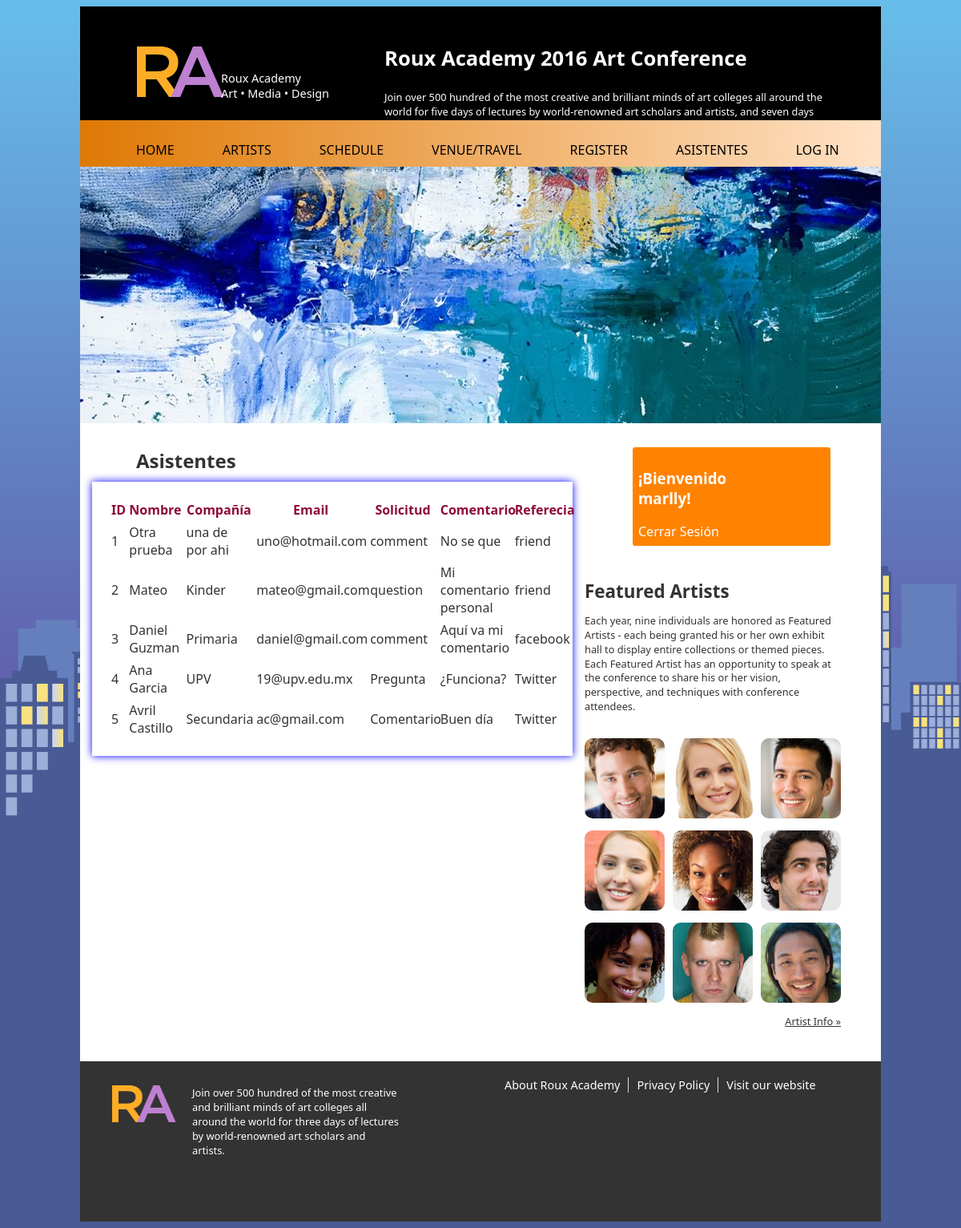
/asistentes.php (signed in), run on the app's committed database.
### tables this page shows
CREATE TABLE `asistentes` (
  `ID_Asistente` int(3) NOT NULL,
  `nombre` varchar(50) DEFAULT NULL,
  `company` varchar(30) DEFAULT NULL,
  `email` varchar(30) DEFAULT NULL,
  `tipo` varchar(30) DEFAULT NULL,
  `comentario` varchar(400) DEFAULT NULL,
  `referencia` varchar(20) DEFAULT NULL
);

### asistentes.php (the view, shortened to what this page needs)
<?php
  require ('conexion.php');
  $conexion=conectar($servidor, $usuario, $contraseña, $bd);
?>
<!DOCTYPE html>
<html lang="en">
<head>
<link rel="stylesheet" href="/roux_academy/roux_academy/css/style.css">
<link rel="stylesheet" type="text/css" href="/roux_academy/roux_academy/css/estiloAsistente.css">
</head>
<body id="page_home">
<div class="wrapper">
  <header>
    <div class="branding"> <img src="/roux_academy/roux_academy/images/ralogo_monogram.png" alt="Logo">
      <p>Roux Academy<br>
        Art • Media • Design</p>
    </div>
    <div class="description">
      <h1>Roux Academy 2016 Art Conference</h1>
      <p>Join over 500 hundred of the most creative and brilliant minds of art colleges all around the world for five days of lectures by world-renowned art scholars and artists, and seven days and nights of gallery exhibits featuring the best in contemporary art, including painting, sculpture, and more, in the beautiful halls of Hotel Contempo in the heart of Seattle.</p>
    </div>
    <nav>
      <ol>
        <li><a href="/roux_academy/roux_academy/index.php">HOME</a></li>
        <li><a href="/roux_academy/roux_academy/artists.php">ARTISTS</a></li>
        <li><a href="/roux_academy/roux_academy/schedule.php">SCHEDULE</a></li>
        <li><a href="/roux_academy/roux_academy/venue.php">VENUE/TRAVEL</a></li>
        <li><a href="/roux_academy/roux_academy/register.php">REGISTER</a></li>
        <li><a href="/roux_academy/roux_academy/asistentes.php">ASISTENTES</a></li>
        <li><a href="/roux_academy/roux_academy/login.php">LOG IN</a></li>
      </ol>
    </nav>
  </header>
  <div id="rotator"> <img src="images/art01.jpg" alt="Artwork from show"> </div>
  <section id="main">
    <article>
      <h2>Asistentes</h2>
      <table id="tablaAsistentes" name="tablaAsistentes">
          <thead>
            <th>ID</th>
            <th>Nombre</th>
            <th>Compañía</th>
            <th>Email</th>
            <th>Solicitud</th>
            <th>Comentario</th>
            <th>Referecia</th>
          </thead>
      <?php
        $consulta="SELECT * FROM `asistentes` ";
        $registros=mysqli_query($conexion,$consulta);
        if ($registros->num_rows>0) {
          while ($fila = $registros->fetch_assoc()) {
            ?>
            <tr>
              <td><?php echo $fila["ID_Asistente"] ?></td>
              <td><?php echo $fila["nombre"] ?></td>
              <td><?php echo $fila["company"] ?></td>
              <td><?php echo $fila["email"] ?></td>
              <td><?php echo $fila["tipo"] ?></td>
              <td><?php echo $fila["comentario"] ?></td>
              <td><?php echo $fila["referencia"] ?></td>
            </tr>
            <?php
          }
        }
        else{
          echo "Error al hacer la consulta";
        }
      ?>
      </table>
    </article>
  </section>
  <aside id="sidebar">
    <section class="identificador" display="flex">
      <div>
        <h1>    ¡Bienvenido <?php echo $_SESSION['usuario']?>!</h1>
        <a id="cerrar" href="cerrarSesion.php">Cerrar Sesión</a>
      </div>
    </section>
    <article id="artistlist">
      <br>
      <h2>Featured Artists</h2>
      <p>Each year, nine individuals are honored as Featured Artists - each being granted his or her own exhibit hall to display entire collections or themed pieces. Each Featured Artist has an opportunity to speak at the conference to share his or her vision, perspective, and techniques with conference attendees.</p>
      <div class="pixgrid">
        <ul>
          <li><img src="images/artists/Barot_Bellingham_tn.jpg" alt="Barot Bellingham"></li>
          <li><img src="images/artists/Constance_Smith_tn.jpg" alt="Constance Smith"></li>
          <li><img src="images/artists/Hassum_Harrod_tn.jpg" alt="Hassum Harrod"></li>
          <li><img src="images/artists/Hillary_Goldwynn_tn.jpg" alt="Hillary Goldwynn"></li>
          <li><img src="images/artists/Jennifer_Jerome_tn.jpg" alt="Jennifer Jerome"></li>
          <li><img src="images/artists/Jonathan_Ferrar_tn.jpg" alt="Jonathan Ferrar"></li>
          <li><img src="images/artists/LaVonne_LaRue_tn.jpg" alt="LaVonne LaRue"></li>
          <li><img src="images/artists/Riley_Rewington_tn.jpg" alt="Riley Rewington"></li>
          <li><img src="images/artists/Xhou_Ta_tn.jpg" alt="Xhou Ta"></li>
        </ul>
        <p><a class="link" href="artists.php">Artist Info</a></p>
      </div>
    </article>
  </aside>
<?php
  require("layouts/footer.php");
?>

### css/style.css (style rules this page uses)
article, aside, figure, footer, header, hgroup, nav, section { display: block; }
img { max-width: 100%; }
html { overflow-y: scroll; }
ul { list-style: none; }
a { margin: 0; padding: 0; font-size: 100%; vertical-align: baseline; background: transparent; }
body { font-family: Segoe, "Segoe UI", "DejaVu Sans", "Trebuchet MS", Verdana, sans-serif; }
body, select, input, textarea { color: #333; }
a { color: #03f; }
a:link { -webkit-tap-highlight-color: #fcd700; }
body { background: #495B95 url(../images/background_buildings.png) repeat-x; }
header { height: 200px; background: #000; color: #FFF; position: relative; }
.wrapper { width: 1000px; background: #FFF; margin-right: auto; margin-left: auto; margin-bottom: 0; }
header .branding { position: relative; top: 50px; left: 71px; width: 240px; }
header .branding p { font-size: .9em; position: absolute; top: 25%; right: 0; }
header .description { width: 550px; position: absolute; top: 30px; left: 380px; font-size: .8em; }
header .description h1 { font-size: 2em; padding-bottom: 5px; }
header nav { position: absolute; bottom: 0px; width: 100%; background-image: -moz-linear-gradient(82% 0% -90deg, rgb(255,226,198) 0%, rgb(223,121,4) 100%); background-image: -webkit-gradient(linear, 82% 0%, 82% 100%, color-stop(0, rgb(255,226,198)), color-stop(1, rgb(223,121,4))); background-image: -webkit-linear-gradient(-90deg, rgb(255,226,198) 0%, rgb(223,121,4) 100%); background-image: -o-linear-gradient(-90deg, rgb(255,226,198) 0%, rgb(223,121,4) 100%); background-image: -ms-linear-gradient(-90deg, rgb(255,226,198) 0%, rgb(223,121,4) 100%); background-image: linear-gradient(-90deg, rgb(255,226,198) 0%, rgb(223,121,4) 100%); }
header nav li { list-style: none; display: inline; }
header nav li a { display: block; float: left; text-decoration: none; font-size: 1em; color: #000; padding: 10px 30px 10px 30px; }
#main { width: 630px; float: left; display: block; margin: 30px 0; }
#main h1, #main h2, #main h3, #main h4, #main h5, #main h6, #main p { margin: 0 70px; }
#main h2 { font-size:1.5em; margin-bottom: 10px; padding-top: 20px; }
#main article:nth-of-type(1) h2 { padding-top: 0; }
#sidebar { width: 370px; float: left; margin: 30px 0; }
#sidebar h1, #sidebar h2, #sidebar h3, #sidebar h4, #sidebar h5, #sidebar p { padding-right: 80px; }
#sidebar h2 { font-size: 1.4em; margin-bottom: 10px; padding-top: 20px; }
#sidebar article:nth-of-type(1) h2 { padding-top: 0; margin-bottom: 0px; }
#sidebar p { font-size:.8em; line-height: 1.4; margin-bottom: 10px; padding-right: 60px; }
a.link { display: block; text-align: right; color: #333; }
a.link:after { content: ' »'; }
#sidebar .pixgrid { width: 330px; }
#sidebar .pixgrid .link { width: 320px; margin-right: 0px; }
#sidebar .pixgrid ul { margin-top: 30px; padding: 0; }
#sidebar .pixgrid ul li { float: left; padding: 0 10px 10px 0; }
#sidebar .pixgrid img { width: 100px; -webkit-border-radius: 10px; -moz-border-radius: 10px; border-radius: 10px; }

### css/estiloAsistente.css (style rules this page uses)
.identificador { background-color: #FF8300; color: white; padding: 7px; border-radius: 3px; width: 63%; margin-left: 60px; }
#cerrar { color: white; text-decoration: none; }
#tablaAsistentes { width: 600px; margin-left: 15px; background-color: white; box-shadow: 0 0 10px blue; padding: 20px; table-layout: fixed; }
thead { color: #8E0A3A; }
thead th:nth-child(1) { width: 3%; }
thead th:nth-child(2) { width: 12%; }
thead th:nth-child(3) { width: 15%; }
thead th:nth-child(4) { width: 25%; }
thead th:nth-child(5) { width: 15%; }
thead th:nth-child(6) { width: 16%; }
th, td { padding: 2px; }

### data on the page
asistentes: ID_Asistente "1", nombre "Otra prueba", company "una de por ahi", email "uno@hotmail.com", tipo "comment", comentario "No se que", referencia "friend"
asistentes: ID_Asistente "2", nombre "Mateo", company "Kinder", email "mateo@gmail.com", tipo "question", comentario "Mi comentario personal", referencia "friend"
asistentes: ID_Asistente "3", nombre "Daniel Guzman", company "Primaria", email "daniel@gmail.com", tipo "comment", comentario "Aquí va mi comentario", referencia "facebook"
asistentes: ID_Asistente "4", nombre "Ana Garcia", company "UPV", email "19@upv.edu.mx", tipo "Pregunta", comentario "¿Funciona?", referencia "Twitter"
asistentes: ID_Asistente "5", nombre "Avril Castillo", company "Secundaria", email "ac@gmail.com", tipo "Comentario", comentario "Buen día", referencia "Twitter"

### other printed values
$_SESSION['usuario'] "marlly"
